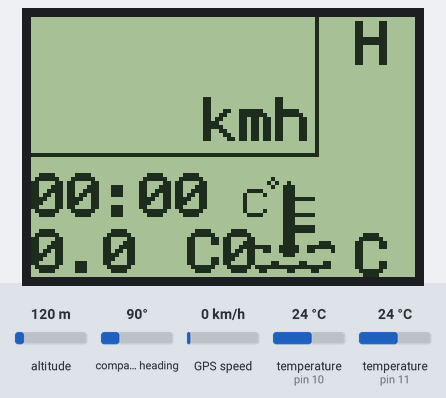
Recording of a sketch running on a simulated Arduino Uno, built with avr-gcc and run on an emulated ATmega328P. Shown: 96×65 one-colour display. The test bench sets the inputs (shaded band); at power-on: temperature (sensors on pin 11, pin 10) 24 °C, GPS speed 0 km/h, altitude 120 m, compass heading 90°. The GPS gets a fix after 3 s at 37.7749, -122.4194 with 8 satellites; what the sketch prints to the serial monitor is not drawn.

Above: at 4.3 s.
4.4 s: temperature (sensor on pin 11) set to 12 °C
At 7.9 s:
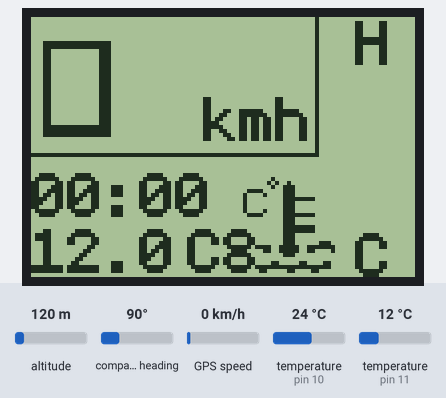
8.4 s: GPS speed set to 30 km/h
At 10.8 s:
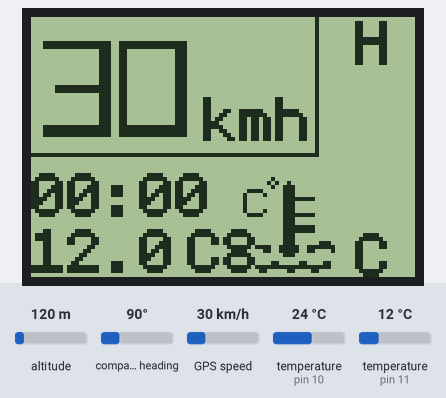
11.7 s: temperature (sensor on pin 11) set to 19 °C
At 13.8 s:
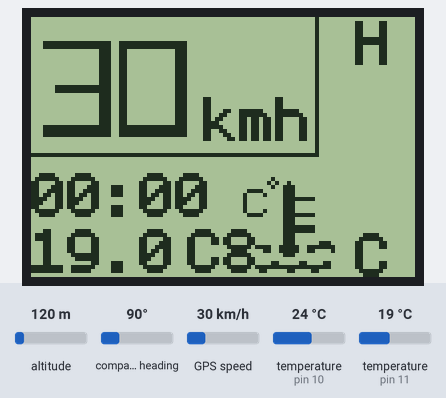
14.9 s: GPS speed set to 2 km/h
At 17.8 s:
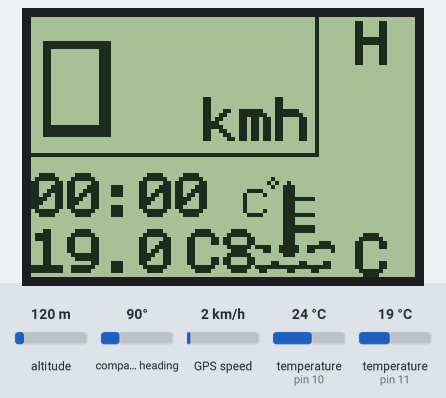
18.1 s: temperature (sensor on pin 11) set to 28 °C
At 20.6 s:
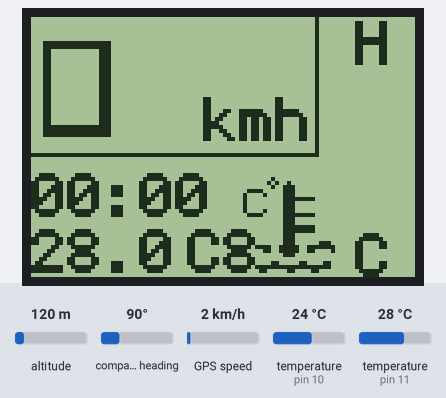
21.3 s: GPS speed set to 60 km/h
At 23.5 s:
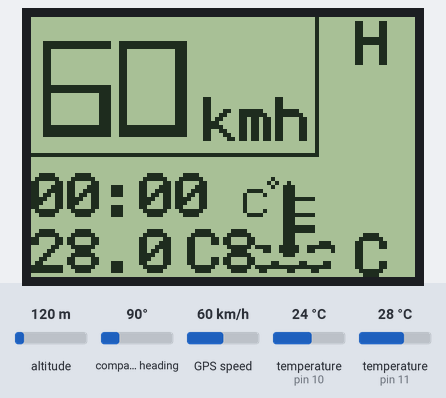
Timing chart, 0 to 25.0 s (numbered marks = the images above; inputs shaded):
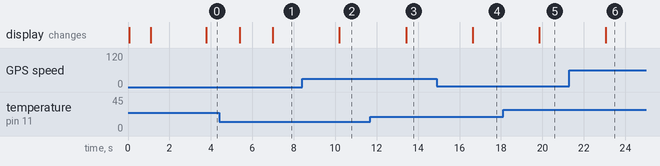

Measured:
- after the input at 4.4 s, the display: first differs from a run without the input after 2.6 s (image 1)
- after the input at 8.4 s, the display: changes after 1.8 s (image 2)
- after the input at 11.7 s, the display: changes after 1.7 s (image 3)
- after the input at 14.9 s, the display: changes after 1.7 s (image 4)
- after the input at 18.1 s, the display: changes after 1.7 s (image 5)
- after the input at 21.3 s, the display: changes after 1.8 s (image 6)

The sketch:

peugeot_3410_v2.0.ino
```cpp
#include <Arduino.h>
#include <U8g2lib.h>
//#include <TinyGPS++.h>
#include <OneWire.h>
#include <DallasTemperature.h>
//#include <SoftwareSerial.h> //Serial com

#define ONE_WIRE_BUS1 11 // ds belső hő szenzor port
#define ONE_WIRE_BUS2 10 // ds víz szenzor port


#include <NMEAGPS.h>
static NMEAGPS         gps;
static gps_fix         fix;
static NeoGPS::time_t  localTime;

//TinyGPSPlus gps;
// The serial connection to the GPS device
static const int RXPin = 8, TXPin = 9;

#include <NeoSWSerial.h>// több memória marad
static NeoSWSerial gpsPort(RXPin, TXPin);
static const int GPSBaud = 9600; // gps kom sebessége


//#ifdef U8X8_HAVE_HW_SPI
//#include <SPI.h>
//#endif
//#ifdef U8X8_HAVE_HW_I2C
//#include <Wire.h>
//#endif

U8G2_PCF8812_96X65_F_4W_SW_SPI u8g2(U8G2_R0, /* clock=*/ 3, /* data=*/ 4, /* cs=*/ 6, /* dc=*/ 5, /* reset=*/ 7);  // 3410 LCD

static const int timezonehr = +1; //időzona korrekció
static const int timezonemn = 00; //időzona korrekció perc
#include "grafik.h"
#include "graf2.h"
#include "vizlogo.h"

OneWire oneWire1(ONE_WIRE_BUS1);// 1. DS szenzor
OneWire oneWire2(ONE_WIRE_BUS2); // 2. DS szenzor
DallasTemperature sensor1(&oneWire1);
DallasTemperature sensor2(&oneWire2);


float  tempC ; //ha van DS szenzor
int tempC2 ;   //víz szenzor
unsigned int rajzoltC ; //amit rjzolunk bárt
 //float  tempCk = tempC; // a külső hő szenzor jön ide
//char temperatureC[6];
//char dateBuffer[12];
//int LCDfenyero = 250;    // how bright the LED is
//int LCDkontrast = 10;
//int led = 9;           // the PWM pin the LED is attached to
//int brightness = 10;    // how bright the LED is
//int tempC = 94 ;    //ennyit mér a szonda how many points to fade the LED by 98 fok a max de 45-50 fokot jelenitünk meg tempC - 40 fok = rajzoltC
//unsigned int rajzoltC  = (tempC2 - 98 ) * -1 ;// 100 fok -100= 0 tkarunk ekorát ki 50 fok-100= 50 et tkarunk ki *-1 hogy poztiv legyen


static void draw1(void) {

u8g2.drawXBMP(0,0,Peugeotlogo_width,Peugeotlogo_height,Peugeotlogo_bits);

}

static void draw2(void) {

  u8g2.drawXBMP(0,5,cross_width,cross_height,cross_bits);
}

static void draw3(void) {

  u8g2.drawXBMP(52,40,vizlogo_width,vizlogo_height,vizlogo_bits);
}

static void bar(void) {

 u8g2.drawBox(76, 13, 21, 40);      // bárt rajzolunk 41 fob majd a hőmérséklet függvényében változni
//u8g2.drawFrame(0, 0, 76, 38); // bekeretzzük a km mutatót+feliratát
}


static void irjkiH_CH(){


u8g2.setDrawColor(1); /* color 1 for the box 0 az fehér kkirunk H és C betűt*/
u8g2.drawLine(71, 0, 71, 34);//függő vonal
u8g2.drawLine(0, 34, 71, 34);//viz vonal
u8g2.setFont(u8g2_font_profont17_tr);

    u8g2.drawStr(81,12,"H");
    u8g2.drawStr(81,65,"C");
   //u8g2.setFont(u8g2_font_helvB10_te);

   u8g2.drawStr(43,31,"kmh");
//u8g2.drawStr(62,14,"k");
//u8g2.drawStr(62,23,"m");
//u8g2.drawStr(62,35,"h");

}
static void st(void) {//idő és sebességmérés kijelzése
  // graphic commands to redraw the complete screen should be placed here


  //Separator (Vertical Line)
 // u8g2.drawLine(69,27,69,64);


  //GPS:: Checks if GPS has valid fix, then display selective elements
  if (fix.valid.location) {

 // u8g2.drawCircle(35,25,5, U8G2_DRAW_ALL); //csak kört rajzol
  }

//  u8g2.setCursor(25, 30);
//  u8g2.print( F(" SAT:") );
  if (fix.valid.satellites)
    u8g2.print( fix.satellites );


  if (fix.valid.time) {
    // TIME:: Time Elements including conversion of UTC to Local (IST +5.30)
    u8g2.setFont(u8g2_font_profont17_tr); // instead of profont22r?
    u8g2.setCursor(0, 50);

    if (localTime.hours < 10)
      u8g2.print( '0' );
    u8g2.print( localTime.hours );
    u8g2.print( ':' );
    if (localTime.minutes < 10)
      u8g2.print( '0' );
    u8g2.print( localTime.minutes );
//    u8g2.print( ':' );
//    if (localTime.seconds < 10)
//      u8g2.print( '0' );
//    u8g2.print( localTime.seconds );
  }


  //u8g2.setCursor(25, 11);

  if (fix.valid.speed) {
    //SPEED:: Displays Speed and other related graphics
    //u8g2.drawBox(0,20,(gps.speed.kmph()+0),8);
    int speed = fix.speed_kph();
//    u8g2.drawFrame(2,59,48,4);
//    u8g2.drawBox(2,59,(speed/2.5),4);
//
    if (speed < 5)


{
     speed = 0;
   }

  //  {
    //  u8g2.drawBox(2,22,63,35);
   //   u8g2.setColorIndex(0);
      //u8g2.setFont(u8g_font_fur30n);
   //   u8g2.setCursor(4, 55);
    //  u8g2.print( (int)speed );
  //  }
  //  else
 //   {
      //u8g2.setFont(u8g_font_fur30n);
    //  u8g2.setCursor(0, 56);
    //  u8g2.print( (int)speed );
   // }
   // u8g2.setColorIndex(1);

    //u8g2.setFont(u8g_font_orgv01r);
    //u8g2.setCursor(0, 22);
    //u8g2.print("SPEED >>");
    //u8g2.setFont(u8g_font_fur30n);
    u8g2.setFont(u8g2_font_freedoomr25_tn); //nagy font
    u8g2.setCursor(2, 32);
    //u8g2.print(( (int)speed )+88); // 88-at törölni használat előtt
    u8g2.print( (int)speed ); // 88-at törölni használat előtt

    //u8g2.setFont(u8g_font_orgv01r);
//    u8g2.setCursor(23, 50);
//    u8g2.print(F("KM"));
  }

  //GPS DATA:: Other GPS related data and statistics
  //u8g2.setFont(u8g_font_profont10r);
 }
//static void kmora(){
//
//u8g2.setDrawColor(1); /* color 1 for the box 0 az fehér kkirunk H és C betűt*/
////u8g2.drawBox(1, 1, 50, 64);
//
////u8g2.setFont(u8g2_font_px437wyse700b_mn);
////u8g2.setFont(u8g2_font_freedoomr25_tn);
//    //u8g2.setFont(u8g2_font_helvB08_tf);
//u8g2.setCursor(2, 32);
////u8g2.print(gps.speed.kmph());  // teszt miatt a +100 sebesség
//
//
//
//}

static void doboz(void) {
  rajzoltC  = (tempC2 - 98 ) * -1 ;// 100 fok -100= 0 tkarunk ekorát ki 50 fok-100= 50 et tkarunk ki *-1 hogy poztiv legyen
u8g2.setDrawColor(0); /* color 1 for the box 0 az fehér*/
u8g2.drawBox(76, 13, 20, ( rajzoltC ));


}

static void takarjki(){ // kitakarunk hogy szaggatott legyen a hőmérő oszlop
  u8g2.setDrawColor(0); /* color 1 for the box 0 az fehér*/
 u8g2.drawBox(76,20,20,2);
 u8g2.drawBox(76,30,20,2);
 u8g2.drawBox(76,40,20,2);
 u8g2.setDrawColor(0);


}

void ora(){ // külső hő szenzor
  u8g2.enableUTF8Print();
  u8g2.setDrawColor(1); /* color 1 for the box 0 az fehér*/
  //u8g2.setFont(u8g2_font_profont17_tr);
  u8g2.setCursor(0, 50);
  //u8g2.print(sz);
//   u8g2.print( sprintf(sz, "%02d:%02d:%02d ", t.hour()+1, t.minute(), t.second());
//u8g2.print(tempC);//ora kiirása
  //u8g2.setFont(u8g2_font_profont22_tr);
   u8g2.setCursor(0, 64);
   u8g2.print(tempC, 1); //1 tizedesig irjuk ki
//   u8g2.setCursor(55, 35);
//    //u8g2.print("C");

//u8g2.setFont(u8g2_font_helvB08_tf);
u8g2.setCursor(39, 64);
u8g2.print("°C");

  //u8g2.setFont(u8g2_font_profont17_tr);
//   u8g2.setCursor(76, 25);
//   u8g2.print(tempC); // mért h)őfokot teszt idejére kiirom bele a barba


}


void setup(void) {
   Serial.begin(115200);
  gpsPort.begin(GPSBaud);
 // u8g2.begin();
 // sensors.begin();
  //delay(500);
 // Wire.begin();

//}


u8g2.begin();
u8g2.setContrast(50);
    u8g2.clearBuffer();
     draw1();                   //1 logo kirajzol
    u8g2.sendBuffer();
    delay(1000);          //1000
    u8g2.clearBuffer();
     draw2();                   //2. logo kirajzol
    u8g2.sendBuffer();
    delay(1000);          //1000


    sensor1.begin();
      sensor2.begin();
    delay(50);

}

void loop(void){
  if (gps.available( gpsPort )) {
    fix = gps.read(); // get the entire, assembled fix structure

    // Shift the date/time to local time
    NeoGPS::clock_t localSeconds;
    {
      using namespace NeoGPS; // save a little typing below...

      localSeconds  = (clock_t) fix.dateTime;  // convert structure to a second count
      localSeconds +=
      timezonehr * SECONDS_PER_HOUR +
      timezonemn * SECONDS_PER_MINUTE;       // shift to desired timezone
      localTime     = localSeconds;            // convert back to a structure
    }
 {
     sensor1.requestTemperatures();
      sensor2.requestTemperatures();
      //tempC = sensors.getTempCByIndex(0);
   //unsigned int rajzoltC  = (tempC2 - 98 ) * -1 ;// 100 fok -100= 0 tkarunk ekorát ki 50 fok-100= 50 et tkarunk ki *-1 hogy poztiv legyen


}//--(end setup
  u8g2.firstPage();
  do {

        u8g2.setDrawColor(1);


            bar();
            draw3();
           irjkiH_CH();
            takarjki ();
           doboz ();
           irjkiH_CH();
           ora();
            st ();
tempC = sensor1.getTempCByIndex(0);
tempC2 = sensor2.getTempCByIndex(0);
Serial.println (tempC);
Serial.println (tempC2);
Serial.println (rajzoltC);
    } while ( u8g2.nextPage()) ;


  //sprintf(dateBuffer,"%02u:%02u ",now.hour(),now.minute());
  //delay(10);

   //Serial.print(" C");
  //Serial.println("Time  " + String((GPS.hour) + 1) + ':' + String(GPS.minute) + ':' + String(GPS.seconds));
//Serial.println("Datum  20" + String(GPS.year) + '-' + String(GPS.month) + '-' + String(GPS.day));//GPS.day, GPS.month and GPS.year
  }
  }
```

Source omitted: graf2.h (data table, 4157 bytes), grafik.h (data table, 4995 bytes), vizlogo.h (data table, 740 bytes)
